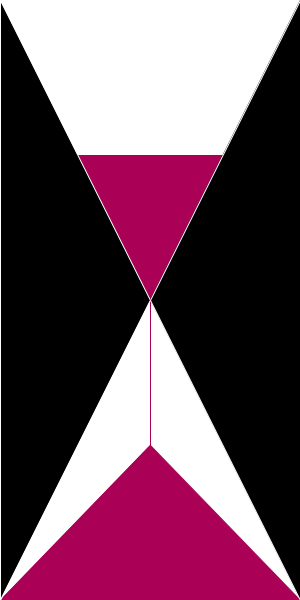
Frame 1 (no input)
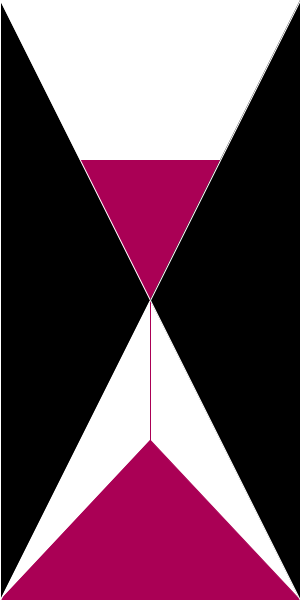
Frame 60 (the mouse pressed at the canvas centre just before this capture)
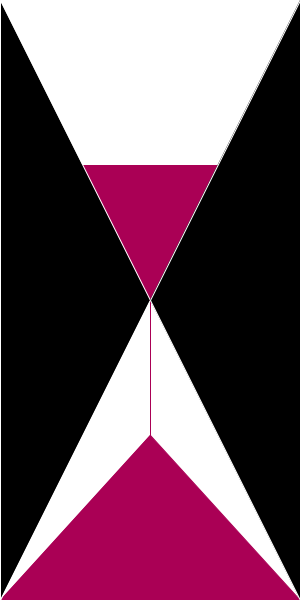
Frame 120 (the mouse held since frame 60 and released just before this capture)

The Processing sketch that drew these frames (run headless with seeded random() and noise(); from frame 60 on, the mouse is pressed at the canvas centre):

// Processing sketch: processing_169866
// ── processing_169866.pde

void setup()
{
 size(300, 600);
 background(0);

}
/* ------------------------------------------------------------------------- */

void draw()
{

float sand = map(second(), 0, 60, 0, 300);
float sandfarbe = map(minute(), 0, 60, 0, 255);

background(255);
fill(sandfarbe, 0, 255-sandfarbe);                                                //SANDFARBE
stroke(sandfarbe, 0, 255-sandfarbe);
rect(0, sand, width, (height/2)-sand);
triangle(0, height, width/2, height-sand, width, height);
line(width/2, height/2, width/2, height);


stroke(255);
fill(0);
triangle(0,0, width/2, height/2, 0, height);
triangle(width, 0, width/2, height/2, width, height);

}
